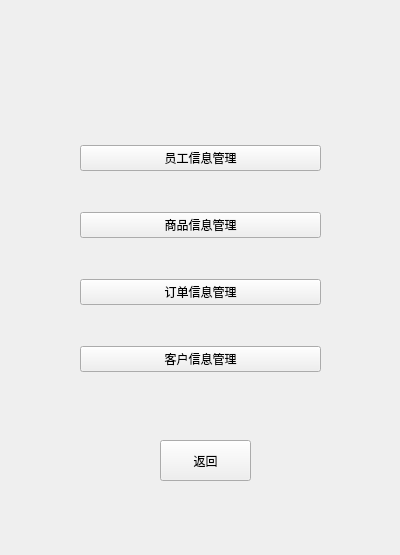
<?xml version="1.0" encoding="UTF-8"?>
<ui version="4.0">
 <class>menu_admin</class>
 <widget class="QWidget" name="menu_admin">
  <property name="geometry">
   <rect>
    <x>0</x>
    <y>0</y>
    <width>400</width>
    <height>555</height>
   </rect>
  </property>
  <property name="windowTitle">
   <string>Form</string>
  </property>
  <widget class="QPushButton" name="btn_return_2">
   <property name="geometry">
    <rect>
     <x>160</x>
     <y>440</y>
     <width>91</width>
     <height>41</height>
    </rect>
   </property>
   <property name="styleSheet">
    <string notr="true">font: 16pt &quot;Arial&quot;;
font: 20pt &quot;Arial&quot;;</string>
   </property>
   <property name="text">
    <string>返回</string>
   </property>
  </widget>
  <widget class="QLabel" name="lb_welcome_2">
   <property name="geometry">
    <rect>
     <x>20</x>
     <y>40</y>
     <width>371</width>
     <height>41</height>
    </rect>
   </property>
   <property name="styleSheet">
    <string notr="true">font: 20pt &quot;Arial&quot;;</string>
   </property>
   <property name="text">
    <string/>
   </property>
  </widget>
  <widget class="QWidget" name="layoutWidget">
   <property name="geometry">
    <rect>
     <x>80</x>
     <y>110</y>
     <width>241</width>
     <height>301</height>
    </rect>
   </property>
   <layout class="QVBoxLayout" name="verticalLayout">
    <item>
     <widget class="QPushButton" name="btn_employee">
      <property name="minimumSize">
       <size>
        <width>239</width>
        <height>0</height>
       </size>
      </property>
      <property name="styleSheet">
       <string notr="true">font: 16pt &quot;Arial&quot;;</string>
      </property>
      <property name="text">
       <string>员工信息管理</string>
      </property>
     </widget>
    </item>
    <item>
     <widget class="QPushButton" name="btn_goods">
      <property name="styleSheet">
       <string notr="true">font: 16pt &quot;Arial&quot;;</string>
      </property>
      <property name="text">
       <string>商品信息管理</string>
      </property>
     </widget>
    </item>
    <item>
     <widget class="QPushButton" name="btn_order">
      <property name="styleSheet">
       <string notr="true">font: 16pt &quot;Arial&quot;;</string>
      </property>
      <property name="text">
       <string>订单信息管理</string>
      </property>
     </widget>
    </item>
    <item>
     <widget class="QPushButton" name="btn_user">
      <property name="styleSheet">
       <string notr="true">font: 16pt &quot;Arial&quot;;</string>
      </property>
      <property name="text">
       <string>客户信息管理</string>
      </property>
     </widget>
    </item>
   </layout>
  </widget>
 </widget>
 <resources/>
 <connections/>
</ui>
